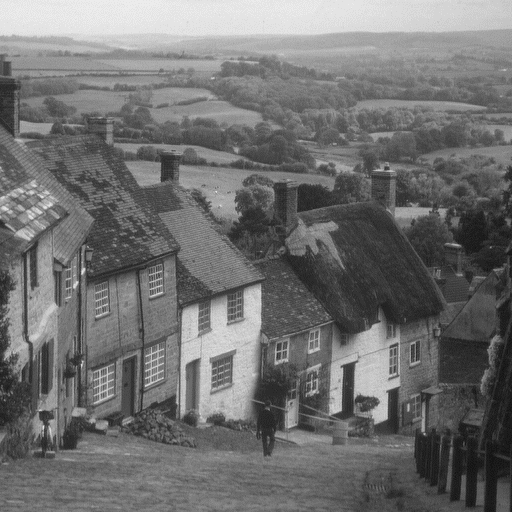
%> input picture A2PengyuWang0425157/Q7/goldhill.bmp, 512 x 512 px
$ octave WaveletTransform.m   (GNU Octave 9; MATLAB toolbox functions it lacks are replaced by stand-ins)
%> lines starting %> are read from the running program, lines starting %| are printed output that depends on the picture
clc;
clear;
close all;

%%%%%%%%%%%%
% Goldhill %
%%%%%%%%%%%%
[X,map] = imread("goldhill.bmp");
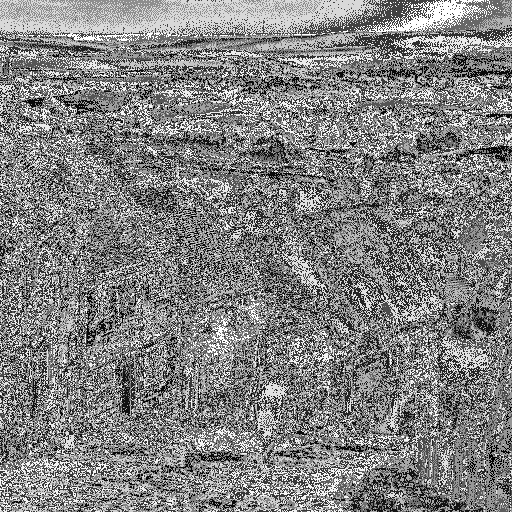
%> X: size 512x512 uint8; min 8, max 35, mean 21.8; drawn with min black and max white
%> map = 256 rows, first 12: [0 0 0; 0.502 0 0; 0 0.502 0; 0.502 0.502 0; 0 0 0.502; 0.502 0 0.502; 0 0.502 0.502; 0.502 0.502 0.502; 0.0784 0.0784 0.0784; 0.518 0.518 0.518; 0.298 0.298 0.298; 0.737 0.737 0.737]
goldhill = ind2rgb(X,map);
subplot(1,2,1);
imshow(goldhill);
title('Original image');

goldhillThresh =graythresh(goldhill);
%> goldhillThresh = 0.5
goldhillBW = im2bw(goldhillThresh);
%> goldhillBW = false
[A,H,V,D] = dwt2(goldhillBW,'haar');
%> A = 0; H = 0; V = 0; D = 0
A = zeros(size(A));
invA = idwt2(A,H,V,D,'haar');
%> invA = [0 0; 0 0]
subplot(1,2,2);
imshow(invA,[]);
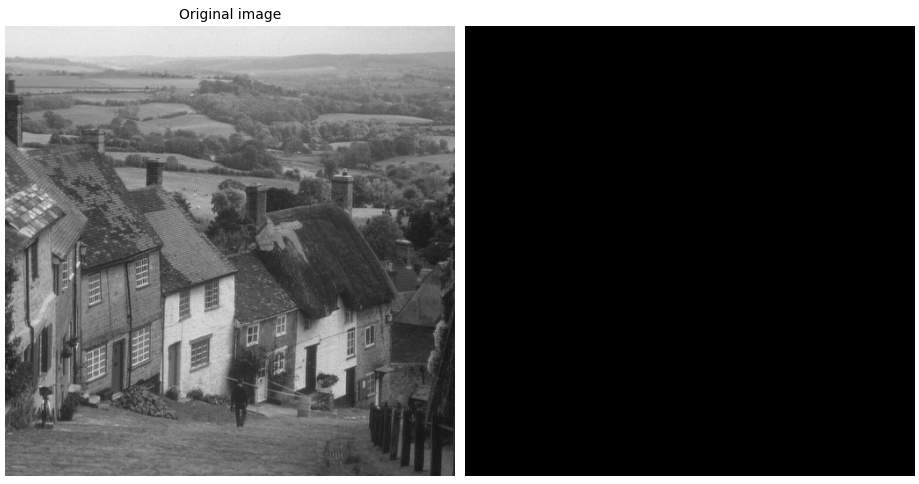
%> figure redrawn from the program's plot data, 2 panels


%%%%%%%%%
% US021 %
%%%%%%%%%
figure;
us021 = imread("us021.pgm");
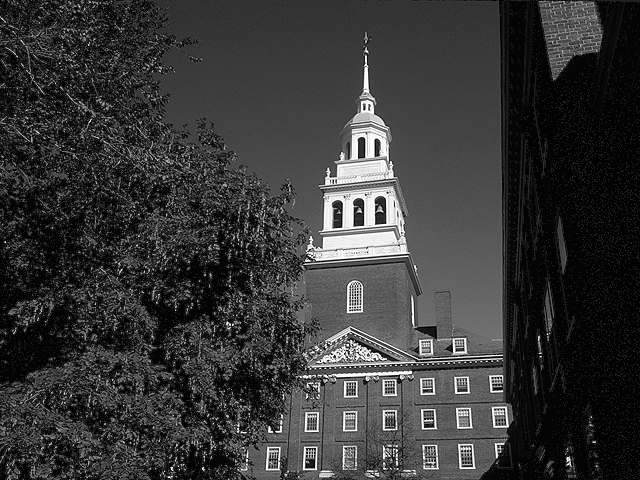
%> input picture A2PengyuWang0425157/Q7/us021.pgm, 640 x 480 px
%> us021 is the input picture: size 480x640 uint8; min 1, max 255, mean 55.3
us021 = im2double(us021);
%> us021: size 480x640 double
subplot(1,3,1);
imshow(us021);
title('Original image');
us021Thresh = graythresh(us021);
%> us021Thresh = 0.278
us021BW = im2bw(us021Thresh);
%> us021BW = false
[A2,H,V,D] = dwt2(us021BW,'haar');
%> A2 = 0
A2 = zeros(size(A2));
invA2 = idwt2(A2,H,V,D,'haar');
%> invA2 = [0 0; 0 0]
subplot(1,2,2);
imshow(invA2,[]);
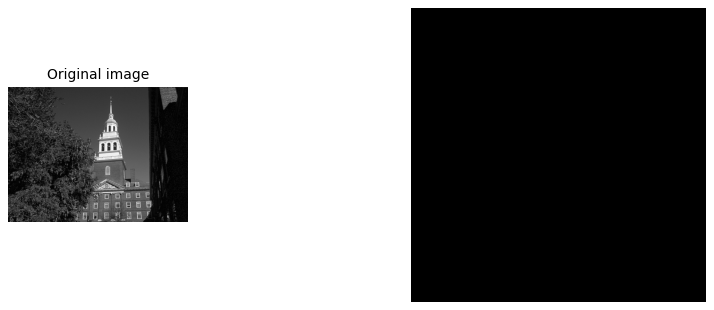
%> figure redrawn from the program's plot data, 2 panels
